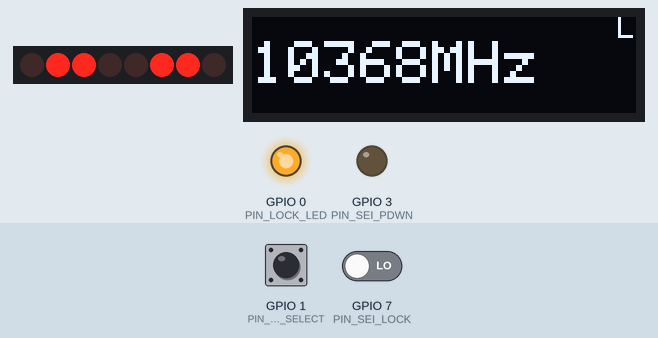
Simulated run of this program. Board: ESP32-C3. Shown: 8 shift-register outputs drawn as a row of LEDs (first output left, lit = HIGH), 128×32 one-colour display, output pins drawn as LEDs (lit = HIGH). Wiring (inferred from the names in the program): shift register (74HC595): data GPIO 4; shift clock GPIO 5. Wiring (inferred from the signals the program sends): row of LEDs: on Q0, Q1, Q2, Q3, Q4, Q5, Q6, Q7. Inputs (shaded band) come from the test bench; at power-on: GPIO 7 (PIN_SEI_LOCK) LOW, GPIO 1 (PIN_FREQ_SELECT) HIGH. Pins used as bus, display or sensor lines are not drawn; what the program prints to the serial monitor is not drawn.

Above: at 1.2 s.
1.3 s: GPIO 7 (PIN_SEI_LOCK) driven HIGH
At 2.3 s:
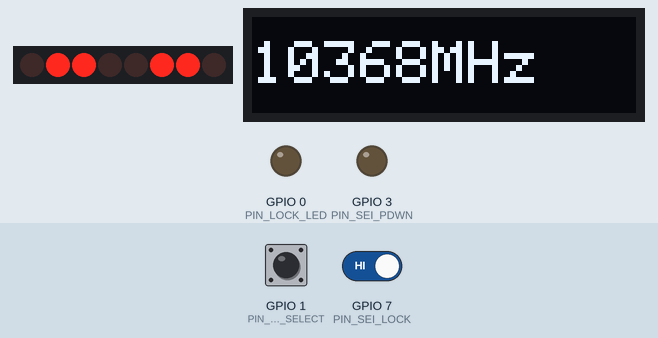
2.8 s: GPIO 1 (PIN_FREQ_SELECT) pulled LOW for 0.15 s
At 3.6 s:
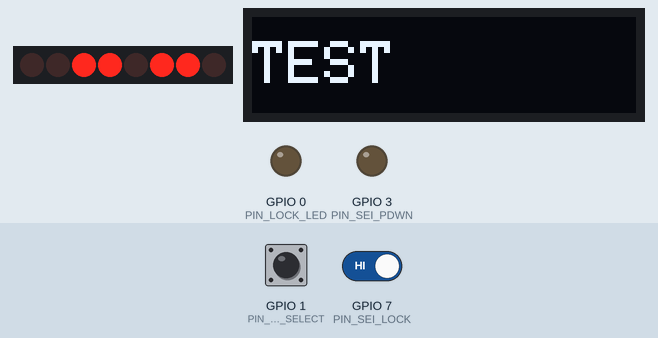
4.4 s: GPIO 7 (PIN_SEI_LOCK) driven LOW
At 5.1 s:
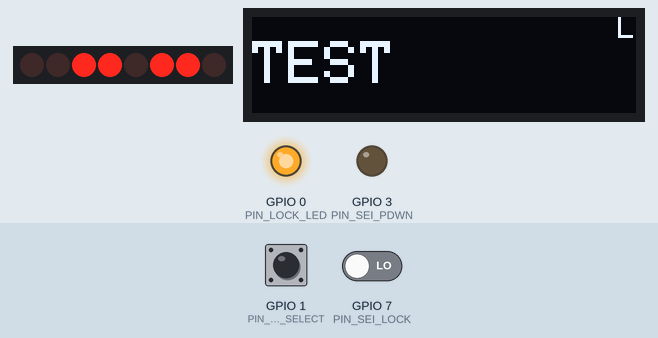
5.9 s: GPIO 7 (PIN_SEI_LOCK) driven HIGH
At 6.9 s:
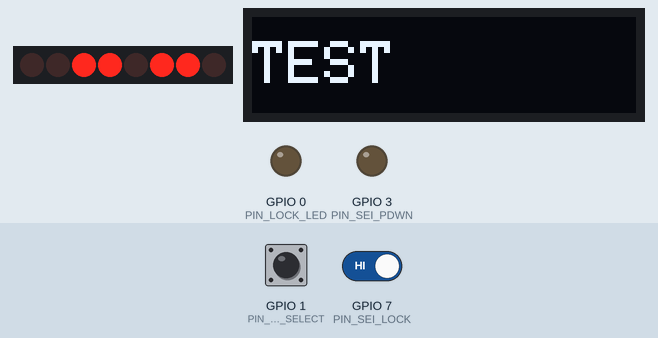
7.4 s: GPIO 1 (PIN_FREQ_SELECT) pulled LOW for 1 s
At 8.3 s:
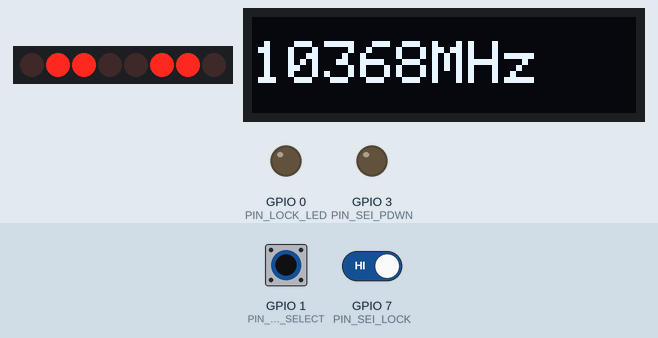
9.9 s: GPIO 1 (PIN_FREQ_SELECT) pulled LOW for 3.2 s
At 11.2 s:
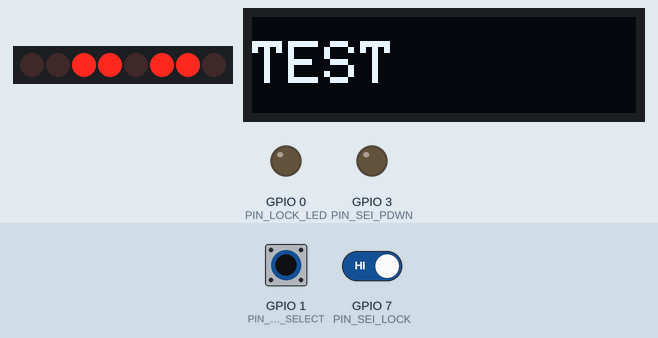
Timing chart, 0 to 12.9 s (numbered marks = the images above; inputs shaded):
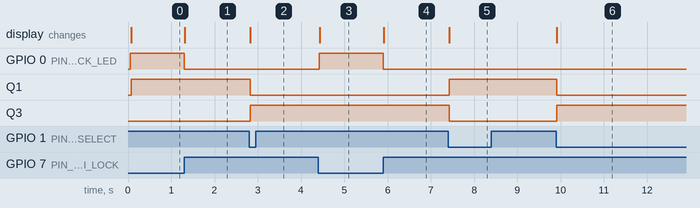

Measured:
- after the input at 1.3 s, GPIO 0 (PIN_LOCK_LED): HIGH → LOW at once; the display: changes at once (image 1)
- after the input at 2.8 s, Q1: HIGH → LOW at once; Q3: LOW → HIGH at once; the display: changes at once (image 2)
- after the input at 4.4 s, GPIO 0 (PIN_LOCK_LED): LOW → HIGH at once; the display: changes at once (image 3)
- after the input at 5.9 s, GPIO 0 (PIN_LOCK_LED): HIGH → LOW at once; the display: changes at once (image 4)
- after the input at 7.4 s, Q1: LOW → HIGH at once; Q3: HIGH → LOW at once; the display: changes at once (image 5)
- after the input at 9.9 s, Q1: HIGH → LOW at once; Q3: LOW → HIGH at once; the display: changes at once (image 6)

The program:

main.cpp
```cpp
#include <Arduino.h>
#include <Wire.h>
#include <Adafruit_GFX.h>
#include <Adafruit_SSD1306.h>
#include "Pins.h"
#include "SEI1618.h"

// Frequency plan (see README.md "Register derivation" for the math):
//   Fref = 10 MHz, R = 9  -> phase comparison frequency FR = 1 MHz
//   MC12034A SW tied to VCC -> P = 32 (32/33 dual modulus)
//   F = 0 -> integer mode (K always 0); both targets divide FR evenly.
static const SEI1618Constants kConstants = {
    /* MP */ 0, // MC12034: lower ratio (32) selected when MC is high
    /* PP */ 0, // positive Kvco assumed -- verify against the VCO/loop-filter polarity
    /* R  */ 9,
    /* F  */ 0,
};

struct Channel {
    const char *name;      // serial log label
    const char *oledLabel; // OLED main label
    double freqMHz;
    SEI1618Channel regs;
};

static const Channel kChannels[] = {
    {"1656 MHz", "10368MHz", 1656.0, {/*K*/ 0, /*M*/ 24, /*N*/ 51}},
    {"1728 MHz", "TEST",     1728.0, {/*K*/ 0, /*M*/ 0,  /*N*/ 54}},
};
static constexpr size_t kNumChannels = sizeof(kChannels) / sizeof(kChannels[0]);

static SEI1618 pll(PIN_SEI_DATA, PIN_SEI_CLK, PIN_SEI_LE, PIN_SEI_LOCK);
static size_t activeChannel = 0;
static bool lastButtonState = HIGH;

static constexpr uint8_t OLED_WIDTH = 128;
static constexpr uint8_t OLED_HEIGHT = 32;
static constexpr uint8_t OLED_I2C_ADDR = 0x3C; // common for 0.91" SSD1306 modules; try 0x3D if blank
static Adafruit_SSD1306 oled(OLED_WIDTH, OLED_HEIGHT, &Wire, -1);

static void updateDisplay(bool locked) {
    const Channel &ch = kChannels[activeChannel];

    oled.clearDisplay();

    oled.setTextSize(2);
    oled.setTextColor(SSD1306_WHITE);
    oled.setCursor(0, 8);
    oled.print(ch.oledLabel);

    if (locked) {
        oled.setTextSize(1);
        oled.setCursor(OLED_WIDTH - 6, 0);
        oled.print("L");
    }

    oled.display();
}

static void selectChannel(size_t index) {
    activeChannel = index % kNumChannels;
    const Channel &ch = kChannels[activeChannel];
    pll.writeChannel(ch.regs);
    Serial.printf("Selected channel: %s (N=%u M=%u K=%u)\n",
                   ch.name, ch.regs.N, ch.regs.M, ch.regs.K);
}

void setup() {
    Serial.begin(115200);

    pinMode(PIN_SEI_PDWN, OUTPUT);
    digitalWrite(PIN_SEI_PDWN, LOW); // keep the reference input stage active

    pinMode(PIN_FREQ_SELECT, INPUT_PULLUP);
    pinMode(PIN_LOCK_LED, OUTPUT);
    digitalWrite(PIN_LOCK_LED, LOW);

    Wire.begin(PIN_OLED_SDA, PIN_OLED_SCL);
    oled.begin(SSD1306_SWITCHCAPVCC, OLED_I2C_ADDR);

    pll.begin();
    delay(10);
    pll.writeConstants(kConstants);
    selectChannel(0);
    updateDisplay(false);

    Serial.println("SEI1618 PLL controller ready.");
    Serial.println("Press the select button, or send '1'/'2' over serial, to switch channels.");
}

void loop() {
    // Button: active-low, toggles channel on press.
    bool buttonState = digitalRead(PIN_FREQ_SELECT);
    if (lastButtonState == HIGH && buttonState == LOW) {
        selectChannel(activeChannel + 1);
    }
    lastButtonState = buttonState;

    // Serial: '1' or '2' selects a channel directly.
    if (Serial.available()) {
        char c = Serial.read();
        if (c == '1') selectChannel(0);
        else if (c == '2') selectChannel(1);
    }

    bool locked = pll.isLocked();
    digitalWrite(PIN_LOCK_LED, locked ? HIGH : LOW);

    static bool lastLocked = false;
    static size_t lastDisplayedChannel = activeChannel;
    static unsigned long lastReport = 0;
    bool stateChanged = (locked != lastLocked) || (activeChannel != lastDisplayedChannel);

    if (stateChanged || millis() - lastReport > 2000) {
        Serial.printf("%s: %s\n", kChannels[activeChannel].name, locked ? "LOCKED" : "unlocked");
        lastReport = millis();
    }
    if (stateChanged) {
        updateDisplay(locked);
        lastLocked = locked;
        lastDisplayedChannel = activeChannel;
    }

    delay(20);
}
```

SEI1618.cpp
```cpp
#include "SEI1618.h"

// Bit-bang delay: the SEI1618 accepts up to 5 MHz CLK at 3V (min pulse
// width 50 ns, setup/hold ~10 ns). A few microseconds per half-cycle is
// far slower than required but keeps this robust against Arduino GPIO
// jitter without needing precise timing.
static constexpr uint32_t BIT_DELAY_US = 2;

SEI1618::SEI1618(uint8_t dataPin, uint8_t clkPin, uint8_t lePin, uint8_t lockPin)
    : _data(dataPin), _clk(clkPin), _le(lePin), _lock(lockPin) {}

void SEI1618::begin() {
    pinMode(_data, OUTPUT);
    pinMode(_clk, OUTPUT);
    pinMode(_le, OUTPUT);
    pinMode(_lock, INPUT);

    digitalWrite(_data, LOW);
    digitalWrite(_clk, LOW);
    digitalWrite(_le, LOW);
}

void SEI1618::shiftOutMSBFirst(uint32_t value, uint8_t numBits) {
    for (int8_t i = numBits - 1; i >= 0; i--) {
        digitalWrite(_data, (value >> i) & 0x1);
        delayMicroseconds(BIT_DELAY_US);
        digitalWrite(_clk, HIGH); // data is latched into the shift register on this edge
        delayMicroseconds(BIT_DELAY_US);
        digitalWrite(_clk, LOW);
        delayMicroseconds(BIT_DELAY_US);
    }
}

void SEI1618::latch() {
    digitalWrite(_le, HIGH); // low->high transfers the shift register into the internal latches
    delayMicroseconds(BIT_DELAY_US);
    digitalWrite(_le, LOW);
}

void SEI1618::writeConstants(const SEI1618Constants &c) {
    uint32_t word = (uint32_t(c.MP & 0x1) << 13) |
                    (uint32_t(c.PP & 0x1) << 12) |
                    (uint32_t(c.R & 0x1F) << 7) |
                    (uint32_t(c.F & 0x3F) << 1) |
                    0x1; // CB = 1 selects the constants latch (MP,PP,R,F)
    shiftOutMSBFirst(word, 14);
    latch();
}

void SEI1618::writeChannel(const SEI1618Channel &ch) {
    uint32_t word = (uint32_t(ch.K & 0x3F) << 14) |
                     (uint32_t(ch.M & 0x1F) << 9) |
                     (uint32_t(ch.N & 0xFF) << 1) |
                     0x0; // CB = 0 selects the frequency latch (K,M,N)
    shiftOutMSBFirst(word, 20);
    latch();
}

bool SEI1618::isLocked() const {
    return digitalRead(_lock) == LOW;
}
```

SEI1618.h
```cpp
#pragma once
#include <Arduino.h>

// Driver for the SEI-1618PG fractional PLL synthesizer.
//
// Two serial words program the device (MSB first, latched on the CLK
// rising edge, transferred to the internal latches on the LE low->high
// transition):
//
//   constants word (14 bits): MP PP R[4:0] F[5:0] CB=1
//   frequency word (20 bits): K[5:0] M[4:0] N[7:0] CB=0
//
// The constants word only needs to be sent once after power-up (or
// whenever MP/PP/R/F change); the frequency word is resent for every
// channel change. See pdf/SEI1618.pdf pages 5-8 for the register
// definitions and the governing equation:
//
//   Fout = [N*P + M + K/(F+1)] * (Fref/(R+1))
//
// where P is the external MC12034A prescaler's lower divide ratio.

struct SEI1618Constants {
    uint8_t MP; // modulus control polarity: 0 = lower divide ratio when MC is high
    uint8_t PP; // phase detector polarity: 0 = positive Kvco
    uint8_t R;  // reference divider vector, 0-31 (reference division = R+1)
    uint8_t F;  // fractionality denominator vector, 0-63 (fractionality = F+1)
};

struct SEI1618Channel {
    uint8_t K; // fractional numerator, 0-63
    uint8_t M; // dual-modulus modulating counter, 0-31 (must be < N)
    uint8_t N; // VCO dividing counter, 0-255
};

class SEI1618 {
public:
    SEI1618(uint8_t dataPin, uint8_t clkPin, uint8_t lePin, uint8_t lockPin);

    void begin();
    void writeConstants(const SEI1618Constants &c);
    void writeChannel(const SEI1618Channel &ch);
    bool isLocked() const; // LOCK pin is active low (low = locked)

private:
    uint8_t _data, _clk, _le, _lock;

    void shiftOutMSBFirst(uint32_t value, uint8_t numBits);
    void latch();
};
```

Pins.h
```cpp
#pragma once

// ESP32-C3-Zero <-> SEI-1618PG wiring.
//
// The Zero board only breaks out GPIO0-10, GPIO20, GPIO21. Within that
// set this avoids:
//   - GPIO2/8  strapping pins (must not be pulled low at boot)
//   - GPIO9    onboard BOOT button (strapping pin; already committed)
//   - GPIO10   onboard WS2812 RGB LED (single-wire NeoPixel protocol,
//              not a plain digitalWrite target)
//
// See README.md for the full wiring table, including the fixed
// (non-GPIO) MC12034A and analog connections.

constexpr uint8_t PIN_SEI_DATA = 4;   // -> SEI1618 pin 18 DATA
constexpr uint8_t PIN_SEI_CLK  = 5;   // -> SEI1618 pin 17 CLK
constexpr uint8_t PIN_SEI_LE   = 6;   // -> SEI1618 pin 16 LE
constexpr uint8_t PIN_SEI_LOCK = 7;   // <- SEI1618 pin 19 LOCK (low = locked)
constexpr uint8_t PIN_SEI_PDWN = 3;   // -> SEI1618 pin 13 PDWN (active high; drive low)

constexpr uint8_t PIN_FREQ_SELECT = 1; // momentary button to GND, INPUT_PULLUP, toggles 1656/1728 MHz
constexpr uint8_t PIN_LOCK_LED    = 0; // optional external LED (with series resistor) mirrors lock state

constexpr uint8_t PIN_OLED_SDA = 20; // -> 0.91" I2C OLED SDA
constexpr uint8_t PIN_OLED_SCL = 21; // -> 0.91" I2C OLED SCL
```
